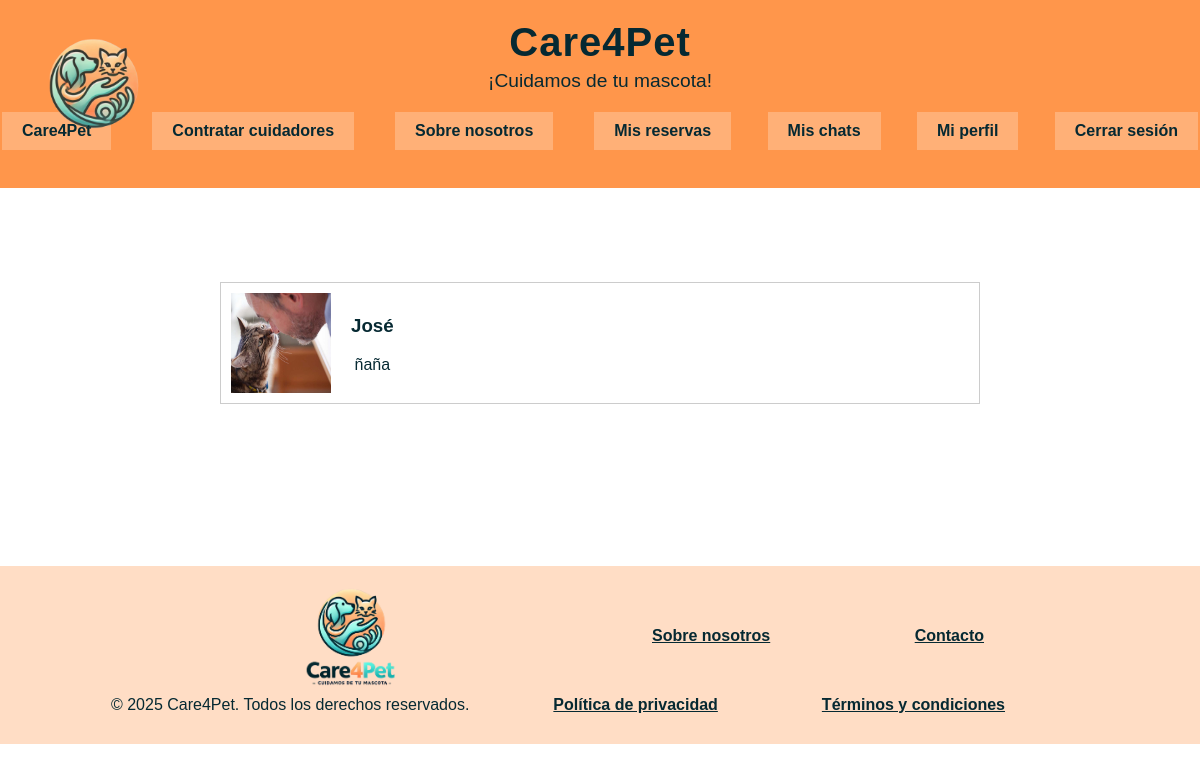
Screenshot of /mis_chats.php (signed in) with the database file from the repository.
### tables this page shows
CREATE TABLE `usuarios` (
  `idUsuario` bigint(20) UNSIGNED NOT NULL,
  `Nombre` varchar(255) NOT NULL,
  `Apellidos` varchar(255) NOT NULL,
  `Correo` varchar(255) NOT NULL,
  `Contraseña` varchar(255) NOT NULL,
  `DNI` varchar(255) NOT NULL,
  `Telefono` int(11) NOT NULL,
  `FotoPerfil` text DEFAULT NULL,
  `Direccion` varchar(255) DEFAULT NULL,
  `esDueno` tinyint(1) NOT NULL DEFAULT 0,
  `esCuidador` tinyint(1) NOT NULL DEFAULT 0,
  `esAdmin` tinyint(1) NOT NULL DEFAULT 0,
  `cuentaActiva` tinyint(1) NOT NULL DEFAULT 1,
  `fecha_registro` timestamp NOT NULL DEFAULT current_timestamp(),
  `verificado` tinyint(1) NOT NULL DEFAULT 0,
  `documento_verificacion` varchar(255) DEFAULT NULL
);

CREATE TABLE `mensajes` (
  `idMensaje` bigint(20) UNSIGNED NOT NULL,
  `idUsuarioEmisor` bigint(20) UNSIGNED NOT NULL,
  `idUsuarioReceptor` bigint(20) UNSIGNED NOT NULL,
  `fecha` timestamp NOT NULL DEFAULT current_timestamp(),
  `mensaje` text NOT NULL
);

### includes/mysql/DatabaseConnection.php (called while the page is built, shortened)
<?php
    class DatabaseConnection {
        private static ?DatabaseConnection $instance = null;
        private ?mysqli $connection = null;
        private function __construct() {
            $this->connection = new mysqli(
                BD_HOST,
                BD_USER,
                BD_PASS,
                BD_NAME
            );
        }
        public static function getInstance() {
            if (self::$instance === null) {
                self::$instance = new DatabaseConnection();
            }
            return self::$instance;
        }
        public function getConnection() {
            return $this->connection;
        }
    }
?>

### includes/mysql/DAOs/DAOMensaje.php (called while the page is built, shortened)
<?php
    require_once __DIR__ . '/../DatabaseConnection.php';
    require_once __DIR__ . '/../../clases/Mensaje_t.php';
    class DAOMensaje {
        private static $DAOMensajeInstance = null;
        private $con;
        private function __construct() {
            $this->con = (DatabaseConnection::getInstance())->getConnection();
        }
        public static function getInstance() {
            if (null === self::$DAOMensajeInstance) {
                self::$DAOMensajeInstance = new DAOMensaje();
            }
            return self::$DAOMensajeInstance;
        }
        public function leerMensajesUsuario($idUsuario) {
            $sentencia_sql = "SELECT * FROM mensajes
                WHERE idUsuarioEmisor = '$idUsuario' OR idUsuarioReceptor = '$idUsuario'
                ORDER BY fecha DESC";
            $consulta_resultado = $this->con->query($sentencia_sql);
            $mensajes = [];
            if ($consulta_resultado->num_rows > 0) {
                while ($valoresMensajeActual = $consulta_resultado->fetch_assoc()) {
                    $idMensaje = $valoresMensajeActual["idMensaje"];
                    $idUsuarioEmisor = $valoresMensajeActual["idUsuarioEmisor"];
                    $idUsuarioReceptor = $valoresMensajeActual["idUsuarioReceptor"];
                    $fecha = $valoresMensajeActual["fecha"];
                    $mensaje = $valoresMensajeActual["mensaje"];
                    $mensaje = new tMensaje(
                        $idUsuarioEmisor, $idUsuarioReceptor, $fecha, $mensaje, $idMensaje
                    );
                    $mensajes[] = $mensaje;
                }
            }
            return $mensajes;
        }
    }
?>

### includes/mysql/DAOs/DAOUsuario.php (called while the page is built, shortened)
<?php
    class DAOUsuario {
        private static $DAOUsuarioInstance = null;
        private $con;
        private function __construct() {
            require_once __DIR__ . '/../../clases/Usuario_t.php';
            require_once __DIR__ . '/../DatabaseConnection.php';
            $this->con = (DatabaseConnection::getInstance())->getConnection();
        }
        public static function getInstance() {
            if (null === self::$DAOUsuarioInstance) {
                self::$DAOUsuarioInstance = new DAOUsuario();
            }
            return self::$DAOUsuarioInstance;
        }
        public function leerUnUsuarioPorID($id) {
            $sentencia_sql = "SELECT * FROM usuarios WHERE idUsuario = '{$id}'";
            $consulta_resultado = $this->con->query($sentencia_sql);
            if ($consulta_resultado->num_rows > 0) {
                $valores_resultado = $consulta_resultado->fetch_assoc();
                $idUsuario = $valores_resultado["idUsuario"];
                $nombre = $valores_resultado["Nombre"];
                $apellidos = $valores_resultado["Apellidos"];
                $correo = $valores_resultado["Correo"];
                $contrasena = $valores_resultado["Contraseña"];
                $dni = $valores_resultado["DNI"];
                $telefono = $valores_resultado["Telefono"];
                $fotoPerfil = $valores_resultado["FotoPerfil"];
                $direccion = $valores_resultado["Direccion"];
                $esDueno = $valores_resultado["esDueno"];
                $esCuidador = $valores_resultado["esCuidador"];
                $esAdmin = $valores_resultado["esAdmin"];
                $cuentaActiva = $valores_resultado["cuentaActiva"];
                $fecha_registro = $valores_resultado["fecha_registro"];
                $verificado = $valores_resultado["verificado"];
                $documento_verificacion = $valores_resultado["documento_verificacion"];
                $usuarioBuscado = new tUsuario($idUsuario, $nombre, $apellidos,
                    $correo, $contrasena, $dni, $telefono, $fotoPerfil,
                    $direccion, $esDueno, $esCuidador, $esAdmin, $cuentaActiva, $fecha_registro,
                    $verificado, $documento_verificacion);
                return $usuarioBuscado;
            }
            else {
                return NULL;
            }
        }
    }
?>

### includes/clases/Usuario_t.php (called while the page is built, shortened)
<?php
    class tUsuario {
        public $id, $nombre, $apellidos, $correo, $contrasena,
            $dni, $telefono, $fotoPerfil, $direccion, $esDueno,
            $esCuidador, $esAdmin, $cuentaActiva, $fecha_registro,
            $verificado, $documento_verificacion;
        public function __construct($id = NULL, $nombre = "", $apellidos = "",
            $correo = "", $contrasena = "", $dni = "", $telefono = "", $fotoPerfil = "",
            $direccion = "", $esDueno = 0, $esCuidador = 0, $esAdmin = 0,
            $cuentaActiva = 1, $fecha_registro = NULL, $verificado = 0, $documento_verificacion = NULL) {
            $this->nombre = $nombre;
            $this->fotoPerfil = $fotoPerfil;
        }
        public function getNombre() { return $this->nombre; }
        public function getFotoPerfil() { return $this->fotoPerfil; }
    }
?>

### includes/clases/Mensaje_t.php (called while the page is built, shortened)
<?php
    class tMensaje {
        public $id, $idMensaje, $idUsuarioEmisor, $idUsuarioReceptor, $fecha, $mensaje;
        public function __construct($idUsuarioEmisor, $idUsuarioReceptor, $fecha, $mensaje, $id = NULL) {
            $this->mensaje = $mensaje;
        }
        public function getMensaje() { return $this->mensaje; }
    }
?>

### mis_chats.php (the view, shortened to what this page needs)
<?php
    require_once __DIR__ . '/includes/mysql/DatabaseConnection.php';
    require_once __DIR__ . '/includes/mysql/DAOs/DAOMensaje.php';
    require_once __DIR__ . '/includes/mysql/DAOs/DAOUsuario.php';
	$mensajesUsuario = (DAOMensaje::getInstance())->leerMensajesUsuario($_SESSION['id']);
	$conversaciones = [];
	foreach($mensajesUsuario as $mensajeActual) {
		if ($mensajeActual->getIdUsuarioEmisor() == $_SESSION['id']) {
			$claveArrayMensajes = $mensajeActual->getIdUsuarioReceptor();
			$conversaciones[$claveArrayMensajes][] = $mensajeActual;
		}
		if ($mensajeActual->getIdUsuarioReceptor() == $_SESSION['id']) {
			$claveArrayMensajes = $mensajeActual->getIdUsuarioEmisor();
			$conversaciones[$claveArrayMensajes][] = $mensajeActual;
		}
	}
	$contenidoPagina = '<div class="contenedor-general">';
	$renderConversacionActual = '';
	foreach($conversaciones as $idOtroUsuario => $conversacion) {
		$otroUsuario = (DAOUsuario::getInstance())->leerUnUsuarioPorID($idOtroUsuario);
		$renderConversacionActual .= '
			<form method="post" action="chat_particular.php" style="margin: 0;">
				<div onclick="this.closest(\'form\').submit();" style="display: flex; align-items: center; border: 1px solid #ccc; padding: 10px; margin-bottom: 10px; cursor: pointer;">
					<img src="img/' . $otroUsuario->getFotoPerfil() . '" alt="Foto cuidador" style="width:100px; height:100px; margin-right: 20px;">
					<div>
						<h3><strong>' . $otroUsuario->getNombre() . '</strong></h3>
						<p>' . $conversacion[0]->getMensaje() . '</p>
					</div>
					<input type="hidden" name="idOtroUsuario" value="' . $otroUsuario->getId() . '">
					<input type="hidden" name="nombreOtroUsuario" value="' . $otroUsuario->getNombre() . '">
				</div>
			</form>';
	}
	$contenidoPagina .= $renderConversacionActual . '</div>';
	require __DIR__ . '/includes/vistas/plantillas/plantilla.php';
?>

### rows the page displays
usuarios: FotoPerfil (picture), Nombre "José"
mensajes: mensaje "ñaña"
